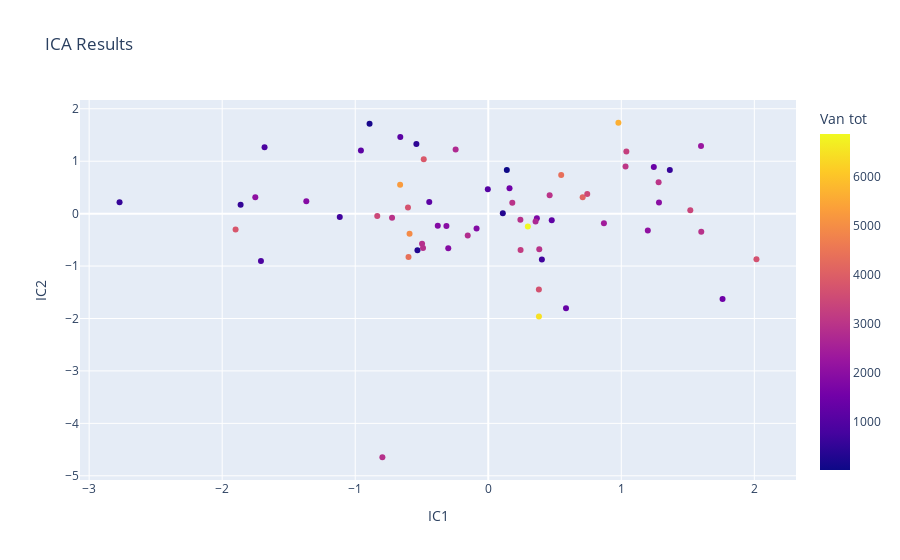

Source (notebook cell):
### Code cell
# Plot the results

ica_result_van = pd.DataFrame(ica_result, columns=['IC1', 'IC2'])

ica_result_van['Van tot'] = van_tot


fig = px.scatter(ica_result_van, x='IC1', y='IC2', color='Van tot', title='ICA Results')
fig.show()
